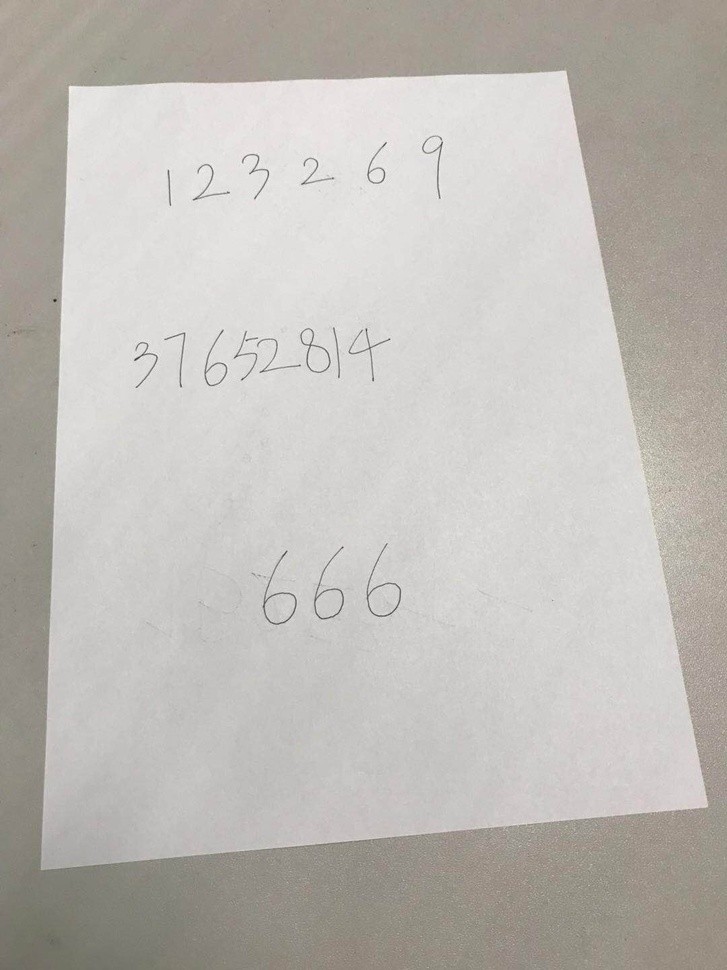
#> input picture input.jpg, 727 x 970 px, shrunk from 1080 x 1440 before the run
$ python get_digits_from_paper.py   (older library calls are emulated)
#> lines starting #> are read from the running program, lines starting #| are printed output that depends on the picture; after the words box and inside, x2 and y2 are one past the last pixel; in counts of white or black regions, pixels touching at a corner belong together
import cv2
from PIL import Image


#读取图片为rgb数组，用作第一次轮廓检测
im = cv2.imread('input.jpg')
#> im is the input picture: shape (970, 727, 3); mean B, G, R 182.7, 187.6, 190.9
#转为灰度矩阵，用以二值化
imgray = cv2.cvtColor(im, cv2.COLOR_BGR2GRAY)
#进行二值化
ret, thresh = cv2.threshold(imgray, 169, 255, 0)
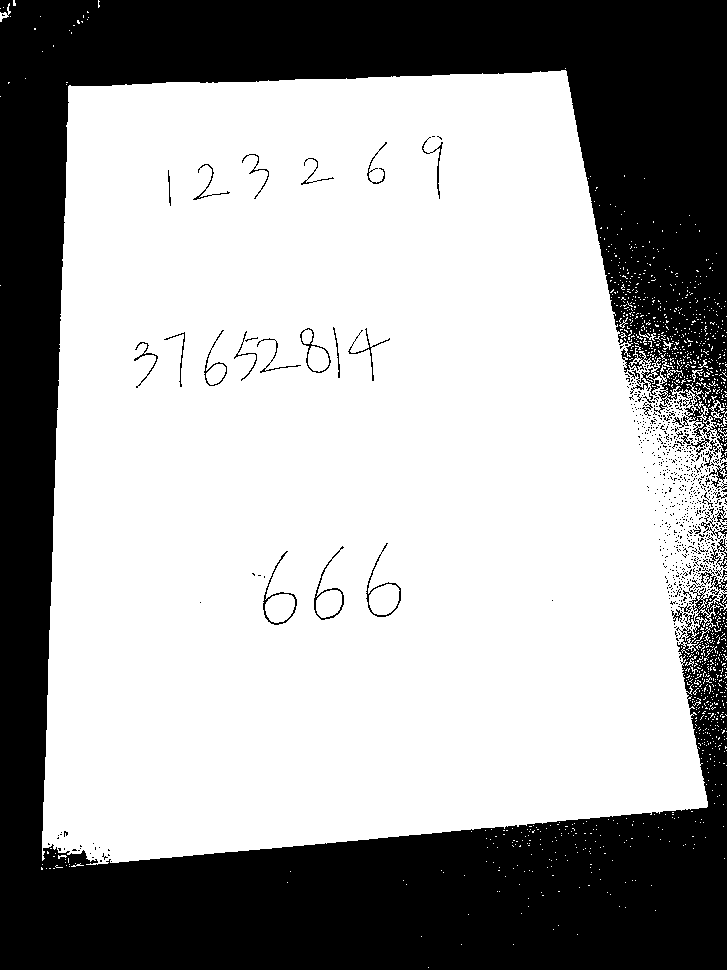
#> thresh: shape (970, 727); 65% white; 719 black regions (677 under 20 px)

#展示二值化后的图像
Image.fromarray(thresh).show()

#使用进行了二值化的矩阵进行轮廓检测
im2, contours, hierarchy = cv2.findContours(thresh, cv2.RETR_TREE, cv2.CHAIN_APPROX_SIMPLE)
#> contours = 2473 contours, 2381 with area under 20; largest, box (x1, y1, x2, y2) and area: (42, 70, 727, 865) 459412, (365, 553, 402, 618) 1068, (262, 550, 298, 626) 1042, (313, 558, 345, 621) 890, (369, 584, 400, 615) 701
#在原图中画出轮廓，画迹宽度为3
cv2.drawContours(im, contours, -1, (0,255,0), 3)
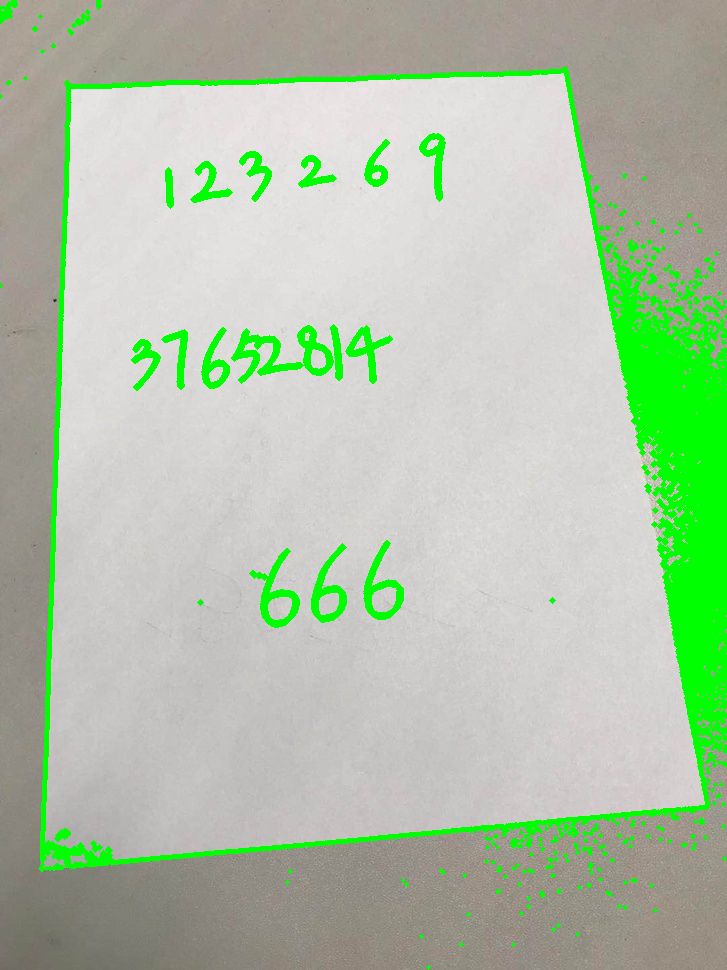
#> im: shape (970, 727, 3); 8.38% of pixels changed, all inside (x1, y1, x2, y2) = (0, 0, 727, 970)
#对画出了轮廓了的图像矩阵进行第二次轮廓检测(这样检测出来的轮廓才是连续的)
#转为灰度矩阵
imgray = cv2.cvtColor(im, cv2.COLOR_BGR2GRAY)
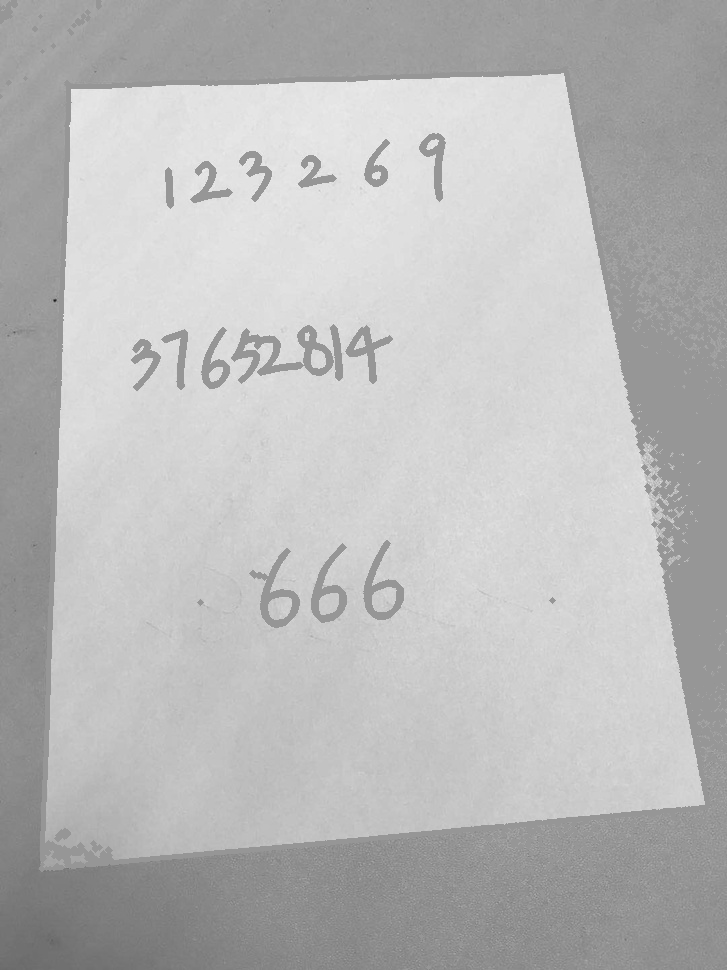
#> imgray: shape (970, 727); min 24, max 241, mean 185.7
#第二次二值化
ret, thresh = cv2.threshold(imgray, 169, 255, 0)
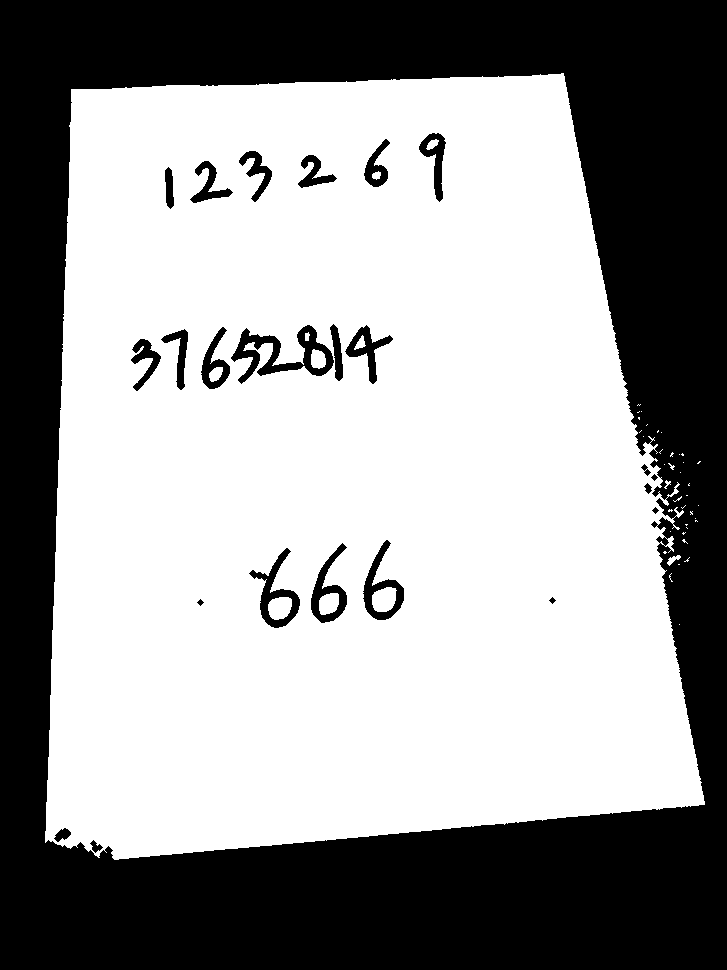
#> thresh: shape (970, 727); 60.3% white; 24 black regions
#第二次轮廓检测，此时获得的轮廓才是连续的，第一次获得的是断断续续的
im2, contours, hierarchy = cv2.findContours(thresh, cv2.RETR_TREE, cv2.CHAIN_APPROX_SIMPLE)
#> contours = 75 contours, 38 with area under 20; largest, box (x1, y1, x2, y2) and area: (45, 73, 705, 860) 436104, (230, 324, 335, 385) 2648, (248, 547, 301, 629) 1757, (362, 539, 405, 621) 1708, (310, 542, 348, 624) 1504
#去掉第一个轮廓，那时整张A4纸的边框
contours = contours[1:]
#> contours = 74 contours, 37 with area under 20; largest, box (x1, y1, x2, y2) and area: (45, 73, 705, 860) 436104, (230, 324, 335, 385) 2648, (248, 547, 301, 629) 1757, (362, 539, 405, 621) 1708, (310, 542, 348, 624) 1504

#新打开一次原图用作圈出轮廓
img = cv2.imread("input.jpg")
#对每个轮廓
index = 0
for c in contours:
	#获取每个轮廓被包围的矩形的横纵坐标和宽高
    x, y, w, h = cv2.boundingRect(c)
    if h < 45 or h > 160:
    	continue
    #画出包围每个轮廓的矩形
    #cv2.rectangle(img, (x, y), (x + w, y + h), (0, 255, 0), 2)
    #展示每个被圈住的轮廓
    Image.fromarray(thresh[y:y+h,x:x+w]).save("digits/" + str(index) + ".png")
    index += 1
#> this loop made 74 passes
#> (x, y, w, h) on passes 1, 3, 4, 5, 6, 7, 8, 11, 12, 13, 14, 15: (669, 573, 4, 9), (684, 557, 6, 5), (667, 555, 14, 11), (663, 551, 4, 3), (682, 539, 6, 5), (682, 532, 4, 3), (670, 531, 1, 1), (695, 520, 3, 2), (695, 518, 1, 1), (690, 511, 3, 4), (668, 509, 5, 3), (698, 505, 1, 1)
#> (c, x, y, w, h) on passes 2, 9, 10, 16, 18, 25: ([[678, 564], [679, 564]], 678, 564, 2, 1), ([[686, 527], [687, 528]], 686, 527, 2, 2), ([[685, 524], [686, 525], [687, 524]], 685, 524, 3, 2), ([[685, 505], [682, 508], [681, 507], [682, 508]], 681, 505, 5, 4), ([[686, 495], [687, 495]], 686, 495, 2, 1), ([[699, 461], [697, 463], [698, 463], [700, 461]], 697, 461, 4, 3)
#> after the loop, index = 12

#展示画出包围轮廓的矩形的图像
cv2.imshow("Contours", img)

# 等待键盘输入
cv2.waitKey(0)
#关闭展示窗口
cv2.destroyAllWindows()
